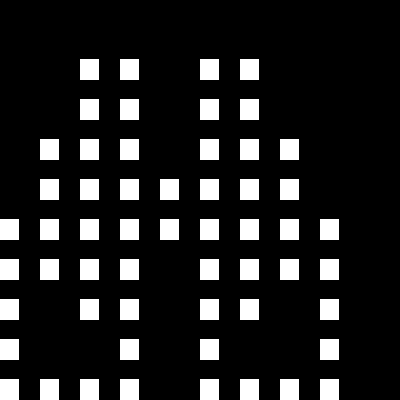

Rendered tile map (Tiled .tmx) drawn with the repository's tilesets; below, a short description and the map source with its tile grids summarised:
An orthogonal 10x10 tile map with 40x40 px tiles, 1 tile layer (Layer 1).

<map version="1.0" orientation="orthogonal" width="10" height="10" tilewidth="40" tileheight="40">
 <tileset firstgid="1" name="texture" tilewidth="40" tileheight="40" spacing="4" margin="4">
  <image source="texture.png" />
 </tileset>
 <layer name="Layer 1" width="10" height="10">
  <data>[100 cells, 56 non-empty, 1 distinct tile ids]</data>
 </layer>
</map>
